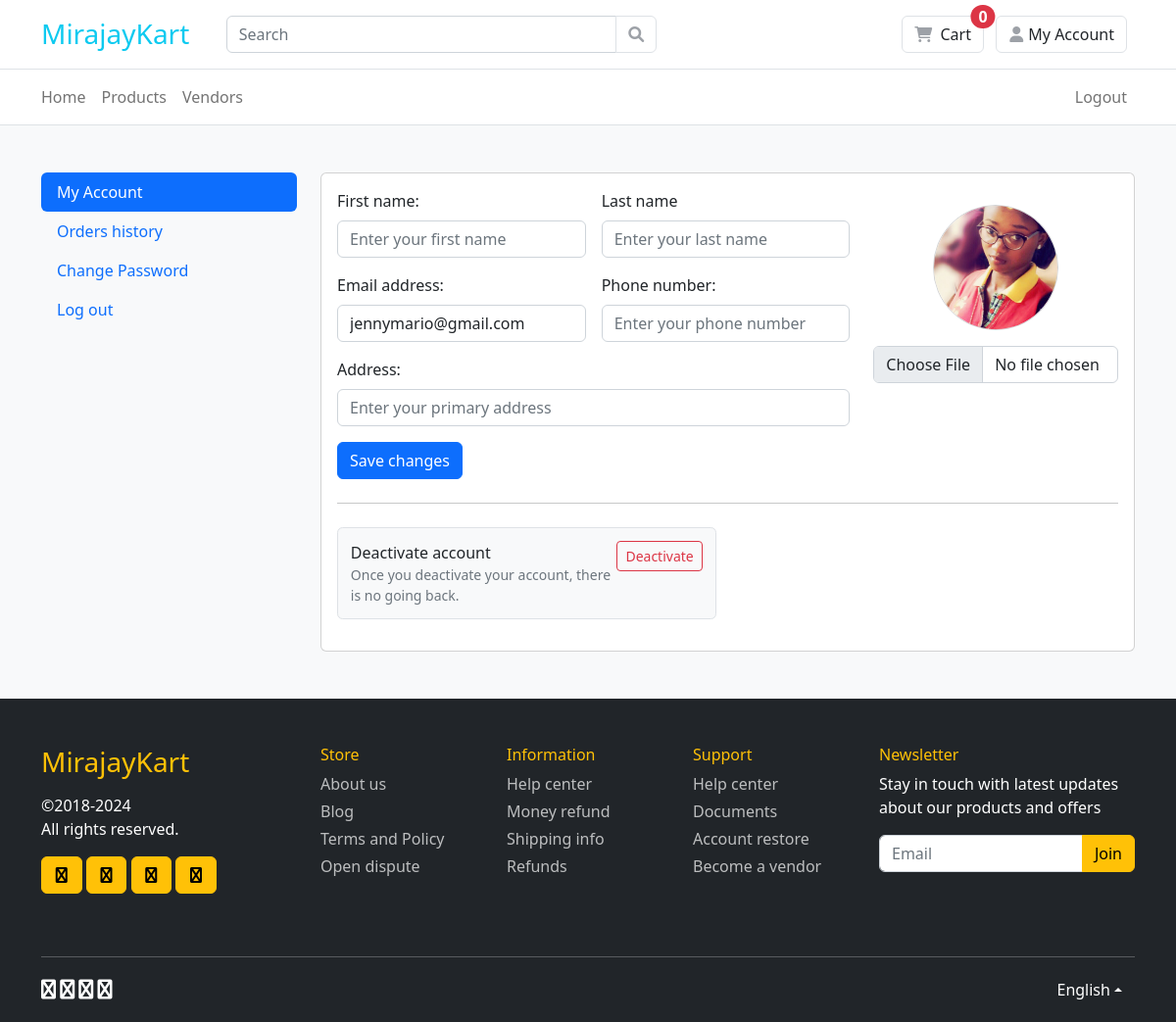
/account/customer/ (signed in), run on the app's committed database.
### accounts/models.py (models this page shows, shortened)
class User(AbstractUser):
    is_vendor = models.BooleanField(default=False)
    is_customer = models.BooleanField(default=False)

class Customer(models.Model):
    user = models.OneToOneField(
        User,
        on_delete=models.CASCADE,
        null=True,
        related_name='customer')
    phone_number = models.CharField(
        max_length=20, blank=True, null=True)
    image = models.ImageField(
        upload_to='customer/images', blank=True, null=True)
    address = models.CharField(
        max_length=250, blank=True, null=True)
    postal_code = models.CharField(
        max_length=5, blank=True, null=True)
    city = models.CharField(
        max_length=20, blank=True, null=True)
    state = models.CharField(
        max_length=20, blank=True, null=True)

### accounts/views.py (the view)
# urls.py: path('customer/', views.customer_account, name='customer'),
@login_required
def customer_account(request):
    if request.user.is_vendor:
        return redirect("accounts:customer")
    if request.method == 'POST':
        user_form = UserForm(
            request.POST, instance=request.user)
        customer_form = CustomerForm(
            request.POST, request.FILES, instance=request.user.customer)
        if user_form.is_valid() and customer_form.is_valid():
            user_form.save()
            customer_form.save()
            messages.success(request, 'Your account was successully updated.')
            return redirect('accounts:customer')
        else:
            messages.warning(
                request, 'There was an error while updating your account.')
    else:
        user_form = UserForm(instance=request.user)
        customer_form = CustomerForm(instance=request.user.customer)
    template = 'customer/account.html'
    context = {
        'user_form': user_form,
        'customer_form': customer_form,
    }
    return render(request, template, context)

### accounts/forms.py
class UserForm(forms.ModelForm):
    def __init__(self, *args, **kwargs):
        super().__init__(*args, **kwargs)
        for field in self.visible_fields():
            field.field.widget.attrs['class'] = 'form-control'
    class Meta:
        model = User
        fields = ['first_name', 'last_name', 'email']

class CustomerForm(forms.ModelForm):
    class Meta:
        model = Customer
        fields = ['phone_number', 'address', 'image']

### carts/cart.py (called while the page is built)
    def __len__(self):
        return sum(item["quantity"] for item in self.cart.values())

### carts/context_processors.py (called while the page is built)
def cart(request):
    return {'cart': Cart(request)}

### templates/customer/account.html (shortened to what this page needs)
{% extends 'base.html' %}
{% block content %}
<section class="py-5 bg-light">
    <div class="container">
        <div class="row">
            {% include "partials/_customer_nav.html" %}
            <div class="col-lg-9">
                <article class="card">
                    <div class="card-body">
                        <form method="post" action="" enctype="multipart/form-data">
                            <div class="row">
                                <div class="col-lg-8">
                                    <div class="row gx-3">
                                        <div class="col-6 mb-3">
                                            <label for="id_first_name" class="form-label">First name:</label>
                                            <input type="text" name="first_name" maxlength="150" placeholder="Enter your first name" class="form-control {% if user_form.first_name.errors %}is-invalid{% endif %}" id="id_first_name" {% if user_form.first_name.value != None %}value="{{ user_form.first_name.value|stringformat:'s' }}"{% endif %}>
                                        </div>
                                        <div class="col-6 mb-3">
                                            <label class="form-label" for="id_last_name">Last name</label>
                                            <input type="text" name="last_name" maxlength="150" placeholder="Enter your last name" class="form-control {% if user_form.last_name.errors %}is-invalid{% endif %}" id="id_last_name" {% if user_form.last_name.value != None %}value="{{ user_form.last_name.value|stringformat:'s' }}"{% endif %}>
                                        </div>
                                        <div class="col-lg-6 col-md-6 mb-3">
                                            <label class="form-label" for="id_email">Email address:</label>
                                            <input type="email" name="email" maxlength="254" placeholder="Enter your email" class="form-control {% if user_form.email.errors %}is-invalid{% endif %}" id="id_email" {% if user_form.email.value != None %}value="{{ user_form.email.value|stringformat:'s' }}"{% endif %}>
                                        </div>
                                        <div class="col-lg-6 col-md-6 mb-3">
                                            <label class="form-label" for="id_phone_number">Phone number:</label>
                                            <input class="form-control " name="phone_number" id="id_phone_number" maxlength="20" type="tel" placeholder="Enter your phone number" >
                                        </div>
                                        <div class="col-lg-12 mb-3">
                                            <label class="form-label" for="id_address">Address:</label>
                                            <input class="form-control " name="address" maxlength="600" type="text" placeholder="Enter your primary address" id="id_address" >
                                        </div>
                                    </div>
                                </div>
                                <aside class="col-lg-4">
                                    <div class="text-lg-center mt-3">
                                        <img class="img-lg mb-3 img-avatar" src="{% if user.customer.image %}{{ user.customer.image.url }}{% else %}https://via.placeholder.com/70x70{% endif %}" alt="User Photo">
                                        <div>
                                            <input type="file" name="image" accept="image/*" id="id_image" class="form-control" value="Upload">
                                        </div>
                                    </div>
                                </aside>
                            </div>
                            <button class="btn btn-primary" type="submit">Save changes</button>
                        </form>
                        <hr class="my-4">
                        <div class="row">
                            <div class="col-md-6">
                                <article class="box mb-3 bg-light">
                                    <a class="btn float-end btn-outline-danger btn-sm" href="{% url 'accounts:deactivate' %}">Deactivate</a>
                                    <p class="title mb-0">Deactivate account</p>
                                    <small class="text-muted d-block">Once you deactivate your account, there is no going back.</small>
                                </article>
                            </div>
                        </div>
                    </div>
                </article>
            </div>
        </div>
    </div>
</section>
{% endblock %}

### static/css/ui.css (style rules this page uses)
.img-xs, .img-sm, .img-md, .img-lg { display: inline-block; -o-object-fit: cover; object-fit: cover; flex-shrink: 0; flex-grow: 0 }
.img-lg { width: 128px; height: 128px }
.img-avatar { border-radius: 100%; border: 1px solid rgba(33, 37, 41, .2) }
.box { padding: .8rem; border-radius: .35rem; border: 1px solid #dee2e6 }

### data on the page
User: email "jennymario@gmail.com", image (picture)
